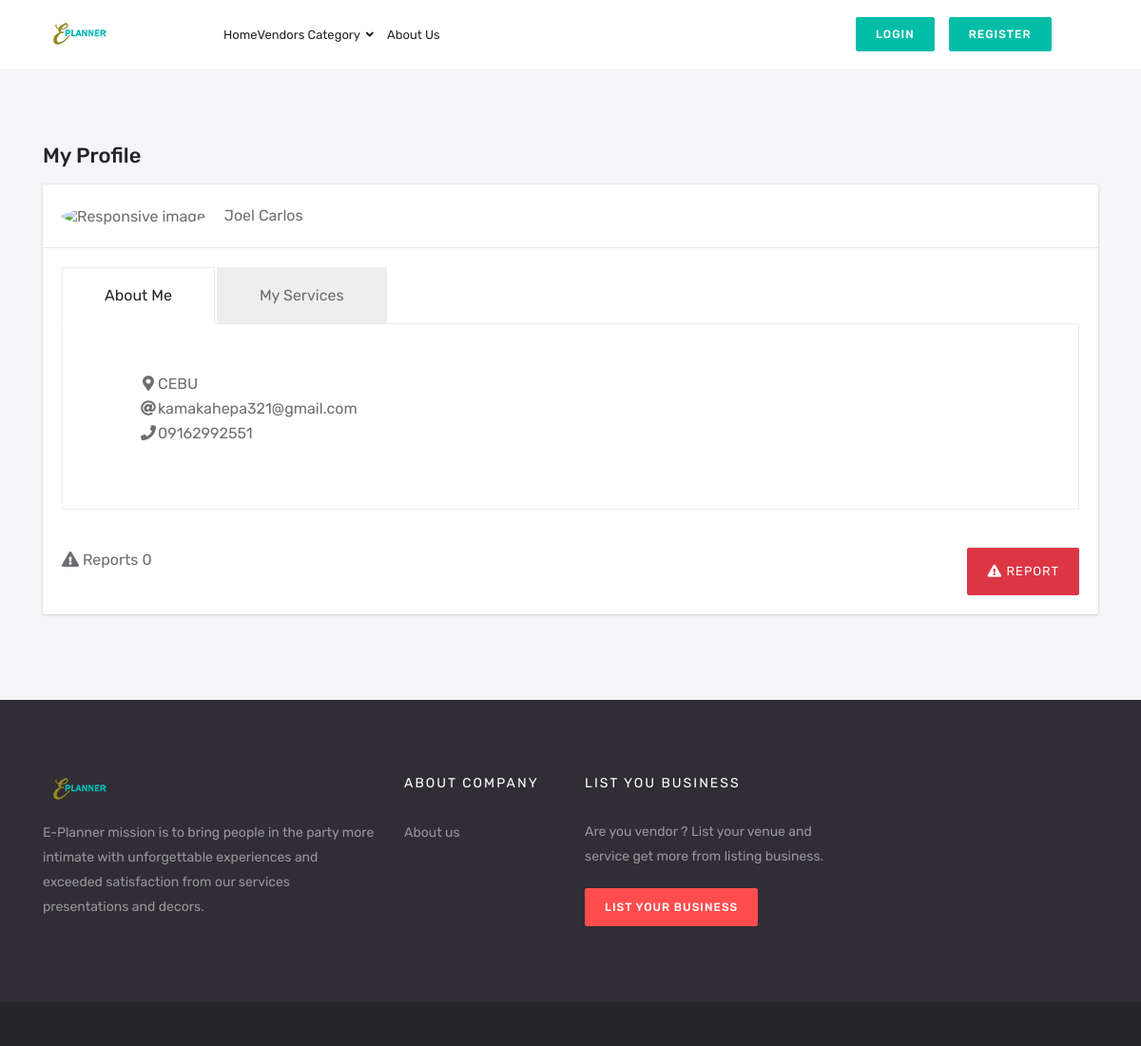
The app's page /profile.php?profID=OCG0H2PEN7RB with its own data.
### tables this page shows
CREATE TABLE `tbl_vendor` (
  `rowID` int(11) NOT NULL,
  `vendorID` varchar(55) NOT NULL,
  `BusinessName` varchar(111) NOT NULL,
  `Fname` varchar(55) NOT NULL,
  `Lname` varchar(55) NOT NULL,
  `Contact` varchar(55) NOT NULL,
  `Email` varchar(55) NOT NULL,
  `Pass` varchar(55) NOT NULL,
  `Address` varchar(55) NOT NULL,
  `imgProfile` varchar(111) NOT NULL,
  `Status` varchar(11) NOT NULL,
  `Reports` varchar(11) NOT NULL
);

### profile.php (the view, shortened to what this page needs)
<!DOCTYPE html>
<html lang="en">
<head>
    <?php include "include/header.php"; ?>
    <?php include "include/global.php"; ?>
</head>
<body>
    <?php include "include/top-header.php";
    $BusiName =0;
    if(isset($_GET['profID'])){
        $profID = $_GET['profID'];
        $getInfo = $con->prepare("SELECT * FROM tbl_user WHERE userID = '$profID' ");
        $getInfo->execute();
        $gi = $getInfo->fetch();
        if($gi){
        }else{
            $getInfo = $con->prepare("SELECT * FROM tbl_vendor WHERE vendorID = '$profID' ");
            $getInfo->execute();
            $gi = $getInfo->fetch();
            $BusiName=1;
        }
    }
    ?>
    <div class="content">
        <div class="container" id="top">
            <div class="row">
                <div class="col-xl-12">
                    <div class="row">
                        <div class="col-xl-12 col-lg-12 col-md-12 col-sm-12 col-12">
                            <div class="section-block" id="buttons">
                                <h3 class="section-heading">My Profile</h3>
                            </div>
                            <div class="card">
                                <div class="card-body">
                                    <img src="<?=$gi['imgProfile'];?>" class="rounded-circle mr-3" alt="Responsive image" style="max-width:300px;">
                                    <?=ucfirst($gi['Fname'])." ".ucfirst($gi['Lname']); ?>
                                </div>
                                <div class="card-body border-top">
                                    <div class="st-tab">
                                        <ul class="nav nav-tabs" id="Mytabs" role="tablist">
                                            <li class="nav-item">
                                                <a class="nav-link active show" id="tab-1" data-toggle="tab" href="#tab1" role="tab" aria-controls="tab-1" aria-selected="true">About Me</a>
                                            </li>
                                            <?php if(isset($gi['BusinessName']) OR $BusiName==1):?>
                                                <li class="nav-item">
                                                    <a class="nav-link" id="tab-2" data-toggle="tab" href="#tab2" role="tab" aria-controls="tab-2" aria-selected="false">My Services</a>
                                                </li>
                                            <?php endif; ?>
                                        </ul>
                                        <div class="tab-content" id="myTabContent">
                                            <div class="tab-pane fade active show" id="tab1" role="tabpanel" aria-labelledby="tab-1">
                                                <ul style="list-style:none;">
                                                    <li><i class="fa fa-map-marker-alt fa-fw"></i><?=strtoupper($gi['Address']); ?></li>
                                                    <li><i class="fa fa-at fa-fw"></i><?=strtolower($gi['Email']); ?></li>
                                                    <li><i class="fa fa-phone fa-fw"></i><?=$gi['Contact']; ?></li>
                                                </ul>
                                            </div>
                                                </div>
                                            </div>
                                        </div>
                                        <div class="card-body">
                                            <i class="fa fa-exclamation-triangle"></i> Reports <?=$gi['Reports']; ?>
                                            <?php if(isset($_GET['profID'])){ ?>
                                                <button class="btn btn-danger btn-sm" id="btn-report" style="float:right;"><i class="fa fa-exclamation-triangle fa-fw" ></i> Report</button>
                                            <?php } ?>
                                        </div>
                                    </div>
                                </div>
                            </div>
                        </div>
                    </div>
                </div>
            </div>
            <?php include "include/footer.php"; ?>
        </body>
        </html>

### records on screen
tbl_vendor: Fname "Joel", Lname "Carlos", Address "CEBU", Email "kamakahepa321@gmail.com", Contact "09162992551", Reports "0"
